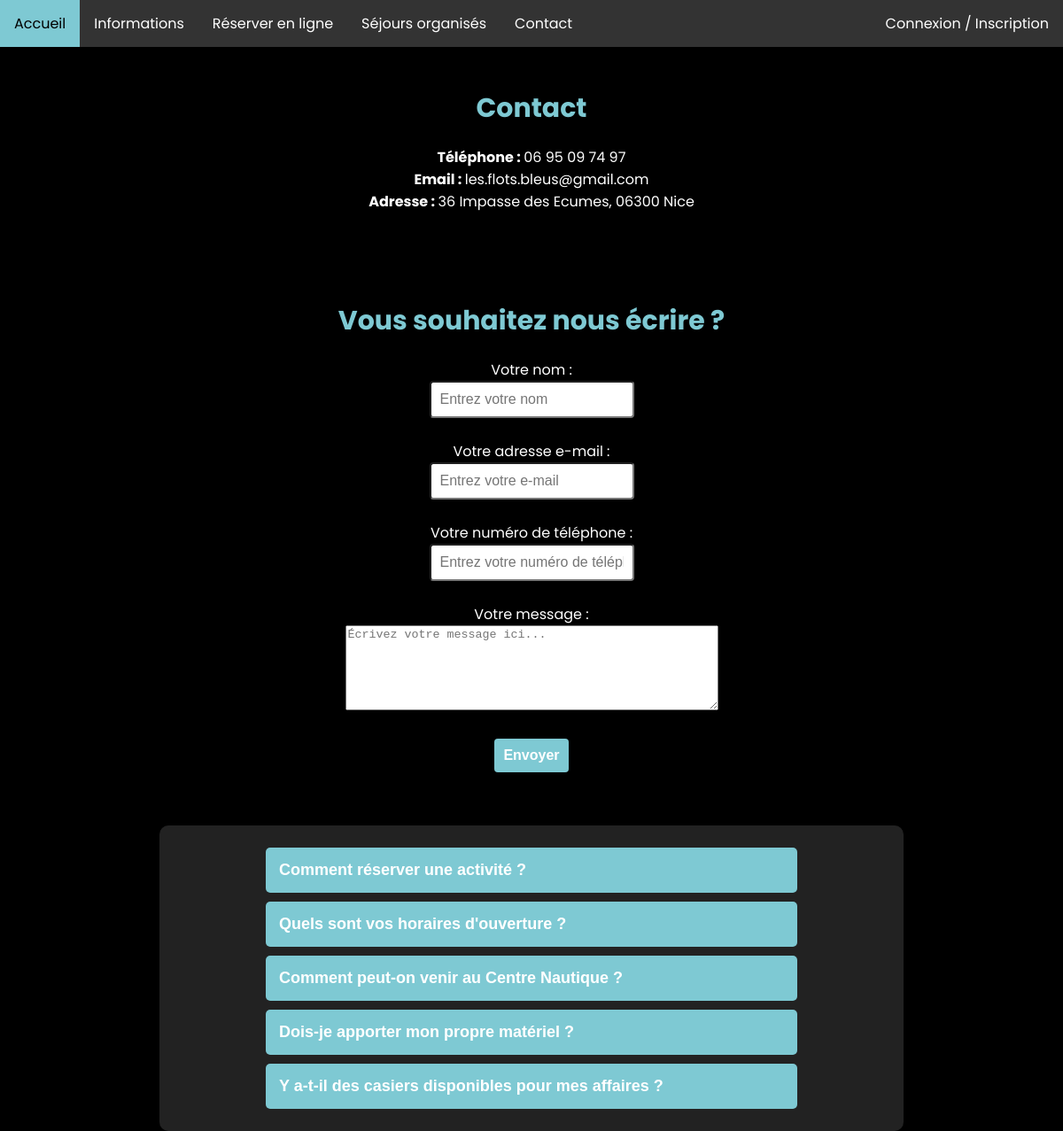
The page /html/contact.php on the database its author committed.
### tables this page shows
CREATE TABLE FAQ( 
    idFAQ  Int  Auto_increment  NOT NULL ,
    question      Varchar (500) NOT NULL ,
    reponse       Varchar (5000) NOT NULL ,
    CONSTRAINT FAQ_PK PRIMARY KEY (idFAQ)
);

### html/contact.php (the view, shortened to what this page needs)
<!DOCTYPE html>
<html lang="fr"></html>
<head>
    <link rel="stylesheet" href="style/style.css">
</head>
<body>
    <?php include 'phpfunc/navbar.php'; ?>
    <h1 id="titre-centre-nautique">Contact</h1>
    <strong>Téléphone : </strong>06 95 09 74 97<br>
    <strong>Email : </strong>les.flots.bleus@gmail.com<br>
    <strong>Adresse : </strong>36 Impasse des Ecumes, 06300 Nice
    <h1 id="titre-centre-nautique">Vous souhaitez nous écrire ?</h1>
    <section id="mail">
        <form action="mailto:contact@lesflotsbleus.com" method="post" enctype="text/plain">
            <label for="name">Votre nom :</label><br>
            <input type="text" id="name" name="name" placeholder="Entrez votre nom" required><br><br>
            <label for="email">Votre adresse e-mail :</label><br>
            <input type="email" id="email" name="email" placeholder="Entrez votre e-mail" required><br><br>
            <label for="phone">Votre numéro de téléphone :</label><br>
            <input type="tel" id="phone" name="phone" placeholder="Entrez votre numéro de téléphone" required><br><br>
            <label for="message">Votre message :</label><br>
            <textarea id="message" name="message" rows="6" cols="50" placeholder="Écrivez votre message ici..." required></textarea><br><br>
            <button type="envoyer" class="bouton-envoyer">Envoyer</button>
        </form>
    </section>
    <div class="bloc-FAQ">
      <?php
        $db_host = getenv('MYSQL_HOST') ?: 'localhost';
        $db_port = getenv('MYSQL_PORT') ?: '3306';
        $servername = $db_host . ":" . $db_port;
        $db_username = getenv('MYSQL_USER') ?: 'bmanem';
        $db_password = getenv('MYSQL_PASSWORD') ?: 'jeXja8-septuf-fitsuj';
        $dbname = getenv('MYSQL_DATABASE') ?: 'bmanem';
        $conn = new mysqli($servername, $db_username, $db_password, $dbname);
        $sqlUser = "SELECT * FROM FAQ";
        $stmt = $conn->prepare($sqlUser);
        $stmt->execute();
        $resultTypes = $stmt->get_result();
        while ($res = $resultTypes->fetch_assoc()) {
          echo '<div class="item-FAQ">';
          echo '<button class="question-FAQ" id="q' . htmlspecialchars($res["idFAQ"]) . '">' . htmlspecialchars($res["question"]) . '</button>';
          echo '</div>';
        }
      ?>
    </div>
</body>
</html>

### html/phpfunc/navbar.php (shortened to what this page needs)
<nav>
    <ul>
    <li><a href="/home.php">Accueil</a></li>
    <li class="dropdown">
        <a href="#" class="dropbtn">Informations</a>
    </li>
    <li><a href="/reservation.php">Réserver en ligne</a></li>
    <li><a href="/trip.php">Séjours organisés</a></li>
    <li><a href="/contact.php">Contact</a></li>
    <?php
            echo '<div class="login-group">';
        if (isset($_SESSION["username"])) {
            echo '<li class="dropdown dropdown-login">';
            echo '<a href="#" class="dropbtn-login">' . htmlspecialchars($_SESSION["username"]) . '</a>';
            echo '<div class="dropdown-content">';
            echo '<span class="log-panel-info" >'. htmlspecialchars($_SESSION["nom"]) .' ' .htmlspecialchars($_SESSION["prenom"]) .'</span> <br>';
            echo '<span class="log-panel-info">'. htmlspecialchars($_SESSION["group"]) .'</span>';
            echo '<a href="profile.php">Profil</a>';
            echo '<a href="/phpfunc/logout.php">Déconnexion</a>';
            echo '</div>';
            echo '</li>';
        } else {
            echo '<li class="login-signup"><a href="#">Connexion / Inscription</a></li>';
            echo '</ul>';
            include $_SERVER['DOCUMENT_ROOT'] . '/phpfunc/login.php';
        }
        ?>
</nav>
<div class="fond-video">
        <video autoplay muted loop>
            <source src="/images/video_vague_grise.mp4" type="video/mp4">
        </video>
    </div>

### html/phpfunc/login.php (shortened to what this page needs)
<!DOCTYPE html>
<html lang="fr"></html>
<head>
    <link rel="stylesheet" href="style/style.css">
</head>
<body>
</body>
</html>

### html/style/style.css (style rules this page uses)
body { font-family: 'Poppins'; flex-direction: column; justify-content: center; align-items: center; text-align: center; height: 100vh; margin: 0; background-color: #000; color: white; padding: 0 10px; }
button, .btn-primary, .btn-secondary, .btn-secondaire { background-color: #7ec9d3; color: white; font-weight: bold; cursor: pointer; border: none; padding: 10px; border-radius: 4px; font-size: 16px; transition: all 0.2s; }
input, select { padding: 10px; border-radius: 4px; font-size: 16px; }
ul { position: fixed; top: 0; left: 0; width: 100%; list-style-type: none; margin: 0; padding: 0; background-color: #333; display: flex; z-index: 1000; }
li { position: relative; }
li a, .dropbtn { display: block; color: white; text-align: center; padding: 14px 16px; text-decoration: none; font-family: 'Poppins', sans-serif; font-weight: 400; white-space: nowrap; }
.login-group { display: flex; margin-left: auto; }
li:last-child { border-right: none; }
li a { display: block; color: white; text-align: center; padding: 14px 16px; text-decoration: none; }
#titre-centre-nautique { text-align: center; font-family: 'Poppins'; font-size: 30px; color: #7ec9d3; margin-bottom: 20px; margin-top: 100px; }
.fond-video { position: fixed; top: 0; left: 0; width: 100%; height: 100vh; z-index: -1; filter: brightness(0.7); }
.fond-video video { width: 100%; height: 100%; object-fit: cover; }
.bloc-FAQ { max-width: 800px; margin: 60px auto 60px auto; padding: 20px; background-color: #222; border-radius: 10px; box-shadow: 0 4px 10px rgba(0,0,0,0.5); flex-direction: column; align-items: center; }
.question-FAQ { background-color: #7ec9d3; color: white; padding: 15px; margin-top: 5px; margin-bottom: 5px; text-align: left; cursor: pointer; border: none; width: 100%; max-width: 600px; font-size: 18px; border-radius: 5px; transition: background-color 0.3s; }

### rows shown on the page
faq: question "Comment réserver une activité ?"
faq: question "Quels sont vos horaires d'ouverture ?"
faq: question "Comment peut-on venir au Centre Nautique ?"
faq: question "Dois-je apporter mon propre matériel ?"
faq: question "Y a-t-il des casiers disponibles pour mes affaires ?"
